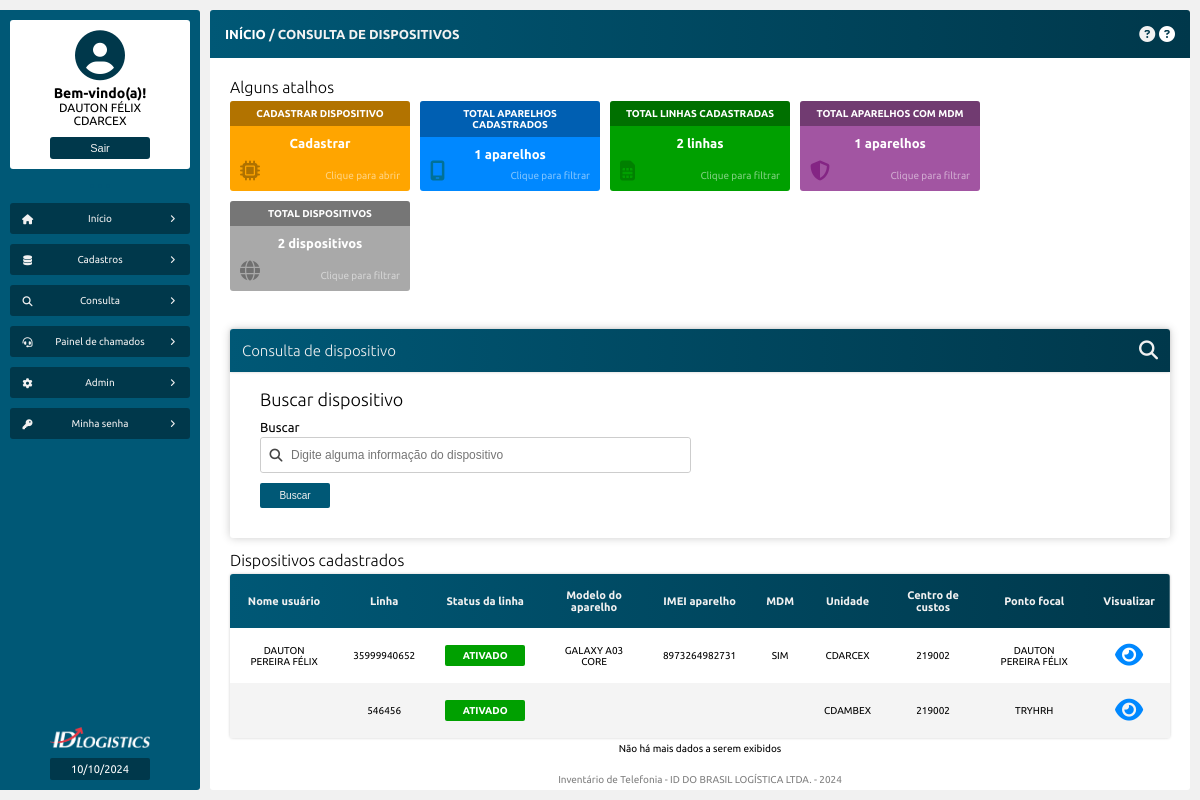
/consulta_dispositivos.php (signed in), run on an earlier commit of the app's database.
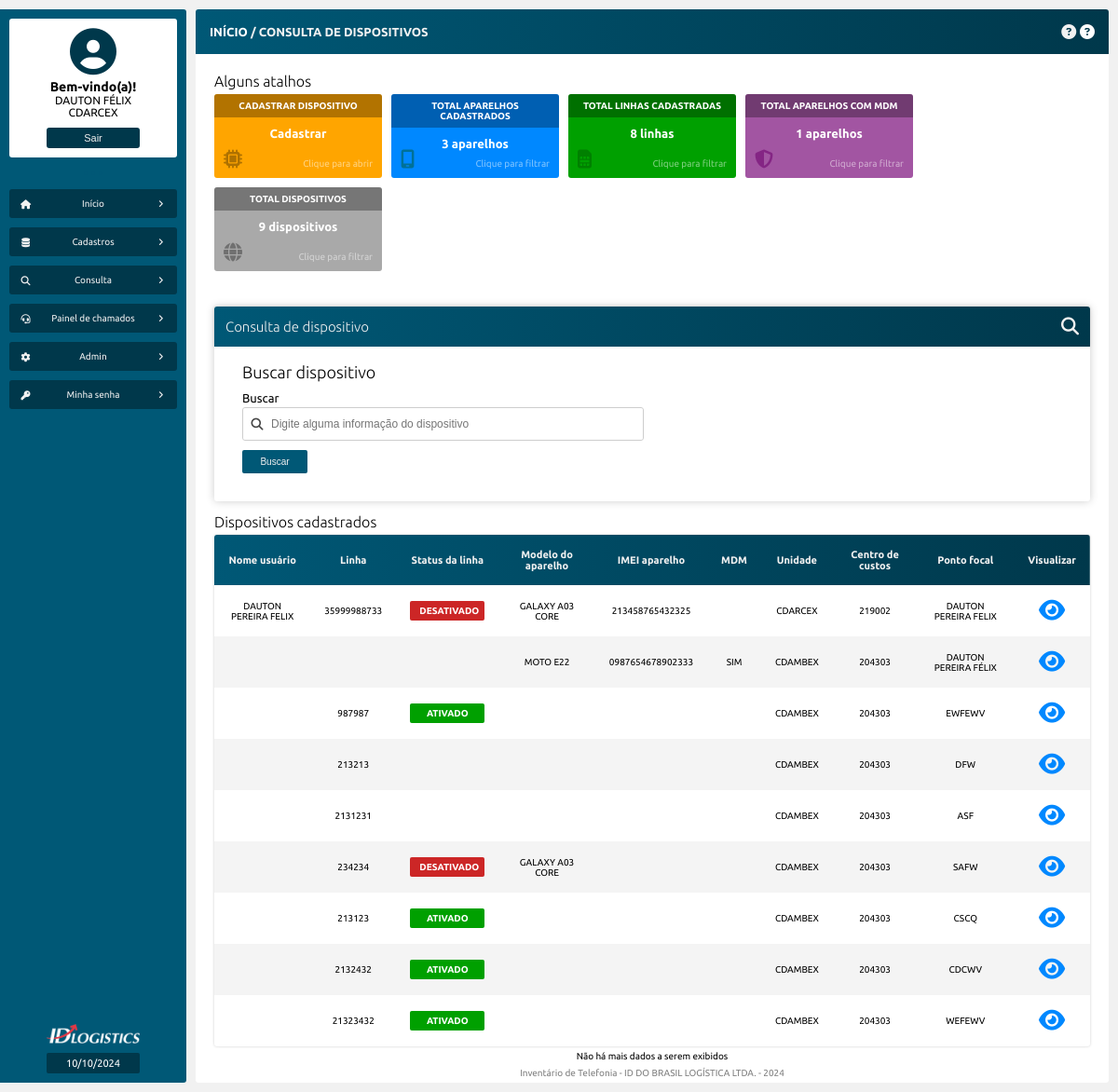
And on a later commit of the database.
### tables this page shows
CREATE TABLE `tb_dispositivos` (
  `id` int NOT NULL AUTO_INCREMENT,
  `possui_linha` varchar(45) DEFAULT NULL,
  `linha` varchar(100) DEFAULT NULL,
  `operadora` varchar(100) DEFAULT NULL,
  `servico` varchar(100) DEFAULT NULL,
  `perfil` varchar(100) DEFAULT NULL,
  `status` varchar(100) DEFAULT NULL,
  `data_ativacao` varchar(100) DEFAULT NULL,
  `sim_card` varchar(100) DEFAULT NULL,
  `possui_aparelho` varchar(45) DEFAULT NULL,
  `marca_aparelho` varchar(100) DEFAULT NULL,
  `modelo_aparelho` varchar(100) DEFAULT NULL,
  `imei_aparelho` varchar(100) DEFAULT NULL,
  `gestao_mdm` varchar(100) DEFAULT NULL,
  `unidade` varchar(100) DEFAULT NULL,
  `centro_custo` varchar(100) DEFAULT NULL,
  `uf` varchar(10) DEFAULT NULL,
  `canal` varchar(100) DEFAULT NULL,
  `ponto_focal` varchar(100) DEFAULT NULL,
  `gestor` varchar(100) DEFAULT NULL,
  `possui_usuario` varchar(45) DEFAULT NULL,
  `nome` varchar(100) DEFAULT NULL,
  `matricula` varchar(100) DEFAULT NULL,
  `email` varchar(100) DEFAULT NULL,
  `funcao` varchar(100) DEFAULT NULL,
  PRIMARY KEY (`id`),
  FULLTEXT KEY `linha` (`linha`,`operadora`,`servico`,`perfil`,`status`,`sim_card`,`marca_aparelho`,`modelo_aparelho`,`imei_aparelho`,`unidade`,`centro_custo`,`uf`,`ponto_focal`,`gestor`,`nome`,`matricula`)
);

### src/model/Telefonia.php (called while the page is built, shortened)
<?php
class Telefonia
{
    private PDO $pdo;
    public function __construct(PDO $pdo)
    {
        $this->pdo = $pdo;
    }
    public function exibeDispositivos(): array
    {
        $sql = "SELECT * FROM tb_dispositivos";
        $stmt = $this->pdo->prepare($sql);
        $stmt->execute();
        $resultado = $stmt->fetchAll(PDO::FETCH_ASSOC);
        return $resultado;
    }
}

### consulta_dispositivos.php (the view, shortened to what the rows shown need)
<?php
require_once "src/config/conexao_bd.php";
if (($_SERVER['QUERY_STRING'] ?? '') === 'linhas') {
    $titulo_tabela_filtrada = "Linhas cadastradas";
    $dispositivo = new Telefonia($pdo);
    $exibeDispositivos = $dispositivo->exibeLinhas();
} elseif(($_SERVER['QUERY_STRING'] ?? '') === 'aparelhos') {
    $titulo_tabela_filtrada = "Aparelhos cadastrados";
    $dispositivo = new Telefonia($pdo);
    $exibeDispositivos = $dispositivo->exibeAparelhos();
} elseif(($_SERVER['QUERY_STRING'] ?? '') === 'mdm') {
    $titulo_tabela_filtrada = "Aparelhos com MDM";
    $dispositivo = new Telefonia($pdo);
    $exibeDispositivos = $dispositivo->exibeComMDM();
} elseif(($_SERVER['QUERY_STRING'] ?? '') !== 'mdm' && ($_SERVER['QUERY_STRING'] ?? '') !== 'linha' && ($_SERVER['QUERY_STRING'] ?? '') !== 'aparelho' && ($_SERVER['QUERY_STRING'] ?? '') !== '') {
    $titulo_tabela_filtrada = 'Resultado da busca';
    $dispositivo = new Telefonia($pdo);
    $exibeDispositivos = $dispositivo->buscaDispositivo();
} else {
    $titulo_tabela_filtrada = "Dispositivos cadastrados";
    $dispositivo = new Telefonia($pdo);
    $exibeDispositivos = $dispositivo->exibeDispositivos();
}
?>
<!DOCTYPE html>
<html>
<head>
    <?php
    require_once "src/views/layout/head.php";
    ?>
</head>
<body>
    <main class="corpo">
        <section class="principal">
            <article class="conteudo">
                <section class="conteudo-center">
                    <article class="conteudo-center-boxs">
                        <div class="conteudo-center-box-01">
                            <h1>Alguns atalhos</h1>
                        </div>
                        <div>
                            <form method="get" action="consulta_dispositivos.php">
                                <header id="form-cabecalho">
                                    <h1>Consulta de dispositivo</h1>
                                </header>
                                <h2>Buscar dispositivo</h2>
                            </form>
                        </div>
                        <div>
                            <h1><?= $titulo_tabela_filtrada ?></h1>
                            <table>
                                <thead>
                                    <tr>
                                        <td>Nome usuário</td>
                                        <td>Linha</td>
                                        <td>Status da linha</td>
                                        <td>Modelo do aparelho</td>
                                        <td>IMEI aparelho</td>
                                        <td>MDM</td>
                                        <td>Unidade</td>
                                        <td>Centro de custos</td>
                                        <td>Ponto focal</td>
                                        <td>Visualizar</td>
                                    </tr>
                                </thead>
                                <tbody>
                                    <?php foreach($exibeDispositivos as $dispositivo) : ?>
                                    <tr>
                                        <td><?= htmlentities($dispositivo['nome']) ?></td>
                                        <td><?= htmlentities($dispositivo['linha']) ?></td>
                                        <td id="Status"><p><?= htmlentities($dispositivo['status']) ?></p></td>
                                        <td><?= htmlentities($dispositivo['modelo_aparelho']) ?></td>
                                        <td><?= htmlentities($dispositivo['imei_aparelho']) ?></td>
                                        <td><?= htmlentities($dispositivo['gestao_mdm']) ?></td>
                                        <td><?= htmlentities($dispositivo['unidade']) ?></td>
                                        <td><?= htmlentities($dispositivo['centro_custo']) ?></td>
                                        <td><?= htmlentities($dispositivo['ponto_focal']) ?></td>
                                        <td id="status">
                                            <a href="visualiza_dispositivo.php?id=<?= $dispositivo['id'] ?>"><i class="fa-solid fa-eye"></i></a>
                                        </td>
                                    </tr>
                                    <?php endforeach ?>
                                </tbody>
                            </table>
                        </div>
                    </article>
                </section>
            </article>
        </section>
    </main>
</body>
</html>

What changed in the data, as far as the page shows it:
removed tb_dispositivos: linha "546456", status "ATIVADO", unidade "CDAMBEX", centro_custo "219002", ponto_focal "TRYHRH"
added tb_dispositivos: nome "DAUTON PEREIRA FELIX", linha "35999988733", status "DESATIVADO", modelo_aparelho "GALAXY A03 CORE", imei_aparelho "213458765432325", unidade "CDARCEX", centro_custo "219002", ponto_focal "DAUTON PEREIRA FELIX"
added tb_dispositivos: modelo_aparelho "MOTO E22", imei_aparelho "0987654678902333", gestao_mdm "SIM", unidade "CDAMBEX", centro_custo "204303", ponto_focal "DAUTON PEREIRA FÉLIX"
added tb_dispositivos: linha "987987", status "ATIVADO", unidade "CDAMBEX", centro_custo "204303", ponto_focal "EWFEWV"
added tb_dispositivos: linha "213213", unidade "CDAMBEX", centro_custo "204303", ponto_focal "DFW"
changed tb_dispositivos: linha "35999940652" → "2131231"; unidade "CDARCEX" → "CDAMBEX"; centro_custo "219002" → "204303"; ponto_focal "DAUTON PEREIRA FÉLIX" → "ASF"; nome "DAUTON PEREIRA FÉLIX" → (not shown); status "ATIVADO" → (not shown); modelo_aparelho "GALAXY A03 CORE" → (not shown); imei_aparelho "8973264982731" → (not shown); gestao_mdm "SIM" → (not shown)
added tb_dispositivos: linha "234234", status "DESATIVADO", modelo_aparelho "GALAXY A03 CORE", unidade "CDAMBEX", centro_custo "204303", ponto_focal "SAFW"
added tb_dispositivos: linha "213123", status "ATIVADO", unidade "CDAMBEX", centro_custo "204303", ponto_focal "CSCQ"
added tb_dispositivos: linha "2132432", status "ATIVADO", unidade "CDAMBEX", centro_custo "204303", ponto_focal "CDCWV"
added tb_dispositivos: linha "21323432", status "ATIVADO", unidade "CDAMBEX", centro_custo "204303", ponto_focal "WEFEWV"
Also different on the page:
$totalAparelhos: "1" → "3"
$totalLinhas: "2" → "8"
$totaldispositivos: "2" → "9"
